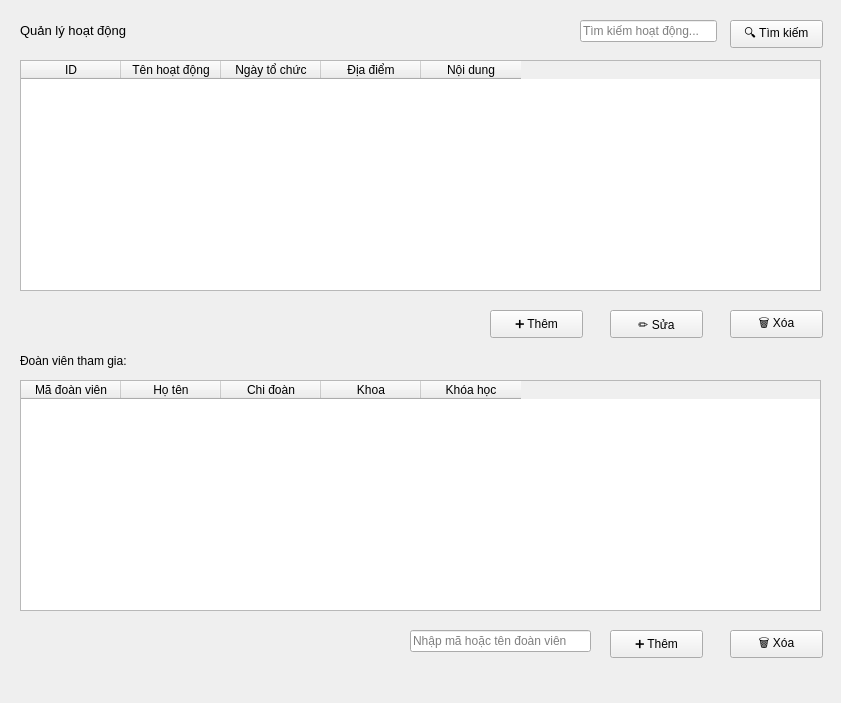
<?xml version="1.0" encoding="UTF-8"?>
<ui version="4.0">
 <class>QLHoatDong</class>
 <widget class="QWidget" name="QLHoatDong">
  <property name="geometry">
   <rect>
    <x>0</x>
    <y>0</y>
    <width>841</width>
    <height>703</height>
   </rect>
  </property>
  <property name="windowTitle">
   <string>Quản lý Hoạt động Đoàn</string>
  </property>
  <widget class="QPushButton" name="btnXoa">
   <property name="geometry">
    <rect>
     <x>730</x>
     <y>310</y>
     <width>93</width>
     <height>28</height>
    </rect>
   </property>
   <property name="text">
    <string>🗑 Xóa</string>
   </property>
  </widget>
  <widget class="QPushButton" name="btnSua">
   <property name="geometry">
    <rect>
     <x>610</x>
     <y>310</y>
     <width>93</width>
     <height>28</height>
    </rect>
   </property>
   <property name="text">
    <string>✏️ Sửa</string>
   </property>
  </widget>
  <widget class="QPushButton" name="btnThem">
   <property name="geometry">
    <rect>
     <x>490</x>
     <y>310</y>
     <width>93</width>
     <height>28</height>
    </rect>
   </property>
   <property name="text">
    <string>➕ Thêm</string>
   </property>
  </widget>
  <widget class="QTableWidget" name="tableDoanVien">
   <property name="geometry">
    <rect>
     <x>20</x>
     <y>380</y>
     <width>801</width>
     <height>231</height>
    </rect>
   </property>
   <property name="sizePolicy">
    <sizepolicy hsizetype="Expanding" vsizetype="Expanding">
     <horstretch>0</horstretch>
     <verstretch>0</verstretch>
    </sizepolicy>
   </property>
   <column>
    <property name="text">
     <string>Mã đoàn viên</string>
    </property>
   </column>
   <column>
    <property name="text">
     <string>Họ tên</string>
    </property>
   </column>
   <column>
    <property name="text">
     <string>Chi đoàn</string>
    </property>
   </column>
   <column>
    <property name="text">
     <string>Khoa</string>
    </property>
   </column>
   <column>
    <property name="text">
     <string>Khóa học</string>
    </property>
   </column>
  </widget>
  <widget class="QTableWidget" name="tableHoatDong">
   <property name="geometry">
    <rect>
     <x>20</x>
     <y>60</y>
     <width>801</width>
     <height>231</height>
    </rect>
   </property>
   <property name="sizePolicy">
    <sizepolicy hsizetype="Expanding" vsizetype="Expanding">
     <horstretch>0</horstretch>
     <verstretch>0</verstretch>
    </sizepolicy>
   </property>
   <column>
    <property name="text">
     <string>ID</string>
    </property>
   </column>
   <column>
    <property name="text">
     <string>Tên hoạt động</string>
    </property>
   </column>
   <column>
    <property name="text">
     <string>Ngày tổ chức</string>
    </property>
   </column>
   <column>
    <property name="text">
     <string>Địa điểm</string>
    </property>
   </column>
   <column>
    <property name="text">
     <string>Nội dung</string>
    </property>
   </column>
  </widget>
  <widget class="QPushButton" name="btnTimKiem">
   <property name="geometry">
    <rect>
     <x>730</x>
     <y>20</y>
     <width>93</width>
     <height>28</height>
    </rect>
   </property>
   <property name="text">
    <string>🔍 Tìm kiếm</string>
   </property>
  </widget>
  <widget class="QLineEdit" name="txtTimKiem">
   <property name="geometry">
    <rect>
     <x>580</x>
     <y>20</y>
     <width>137</width>
     <height>22</height>
    </rect>
   </property>
   <property name="sizePolicy">
    <sizepolicy hsizetype="Expanding" vsizetype="Fixed">
     <horstretch>0</horstretch>
     <verstretch>0</verstretch>
    </sizepolicy>
   </property>
   <property name="placeholderText">
    <string>Tìm kiếm hoạt động...</string>
   </property>
  </widget>
  <widget class="QLabel" name="label">
   <property name="geometry">
    <rect>
     <x>20</x>
     <y>20</y>
     <width>141</width>
     <height>21</height>
    </rect>
   </property>
   <property name="font">
    <font>
     <pointsize>10</pointsize>
    </font>
   </property>
   <property name="text">
    <string>Quản lý hoạt động</string>
   </property>
  </widget>
  <widget class="QLabel" name="label_2">
   <property name="geometry">
    <rect>
     <x>20</x>
     <y>345</y>
     <width>161</width>
     <height>31</height>
    </rect>
   </property>
   <property name="font">
    <font>
     <pointsize>9</pointsize>
    </font>
   </property>
   <property name="text">
    <string>Đoàn viên tham gia:</string>
   </property>
  </widget>
  <widget class="QPushButton" name="btnXoaDV">
   <property name="geometry">
    <rect>
     <x>730</x>
     <y>630</y>
     <width>93</width>
     <height>28</height>
    </rect>
   </property>
   <property name="text">
    <string>🗑 Xóa</string>
   </property>
  </widget>
  <widget class="QPushButton" name="btnThemDV">
   <property name="geometry">
    <rect>
     <x>610</x>
     <y>630</y>
     <width>93</width>
     <height>28</height>
    </rect>
   </property>
   <property name="text">
    <string>➕ Thêm</string>
   </property>
  </widget>
  <widget class="QLineEdit" name="txtThemDV">
   <property name="geometry">
    <rect>
     <x>410</x>
     <y>630</y>
     <width>181</width>
     <height>22</height>
    </rect>
   </property>
   <property name="placeholderText">
    <string>Nhập mã hoặc tên đoàn viên</string>
   </property>
  </widget>
 </widget>
 <resources/>
 <connections/>
</ui>
